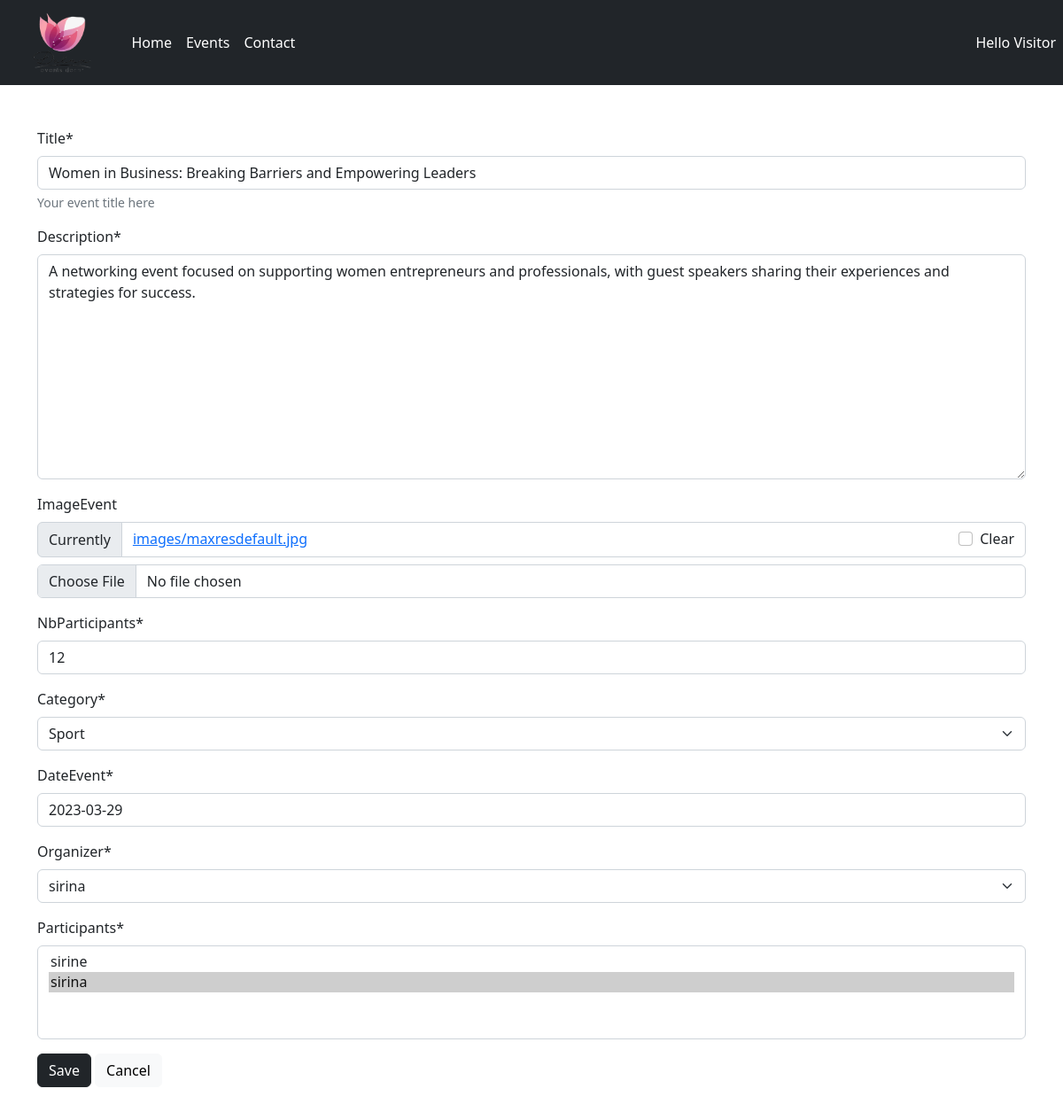
Page /events/updateEvent/15 on the committed database.
### events/models.py (models this page shows, shortened)
class Event(models.Model):
    title = models.CharField("Title",default="",max_length=250)
    description = models.TextField()
    state = models.BooleanField(default=False)
    imageEvent=models.ImageField(upload_to='images/',blank=True)
    nbParticipants = models.IntegerField(default=0)
    CATEGORY_CHOICES = ( ('Music','Music'), ('sport','Sport'), ('Cinema','Cinema') )
    category = models.CharField(max_length=10 , choices=CATEGORY_CHOICES)
    dateEvent = models.DateField(validators=[is_date_valid])
    createdAt =models.DateField(auto_now_add=True)
    updatedAt = models.DateField(auto_now=True)
    organizer = models.ForeignKey(Person, on_delete=models.CASCADE)
    participants = models.ManyToManyField(
        Person,
        related_name = "participations",
        through="Participation"
    )

### events/views.py (the view)
# urls.py: path('updateEvent/<int:pk>', EventUpdateView.as_view(), name="update_event"),
class EventUpdateView(UpdateView):
    model = Event
    form_class = EventModelForm
    success_url = reverse_lazy('Events_listV')
    template_name = 'events/event_add.html'

### events/forms.py
class EventModelForm(forms.ModelForm):
    class Meta:
        model=Event
        field= "all"
        exclude= ['state']
        help_texts= {
            'title': 'Your event title here'
        }
        dateEvent = forms.DateField(
        initial = date.today,
        widget=forms.DateInput(
        attrs={
            'type':'date',
            'class':'form-control'
        }
        )
    )

### Workshop/templates/events/event_add.html (shortened to what this page needs)
{% extends "base.html" %}
{% load crispy_forms_tags %}
{% block content %}
<form method="POST"  class="my-5"enctype="multipart/form-data">
    {{ form|crispy}}
    <input type="submit" value="Save" class="btn btn-dark">
    <input type="reset" value="Cancel"  class="btn btn-light" >
</form>
{% endblock content  %}

### rows in the picture
Event: title "Women in Business: Breaking Barriers and Empowering Leaders", description "A networking event focused on supporting women entrepreneurs and professionals, with guest speakers sharing their experiences and strategies for success.", nbParticipants "12", category "Sport", dateEvent "2023-03-29", organizer "sirina"

### other values in the picture
{{ greetings }} "Hello"
{{ username | default:"Visitor" }} "Visitor"
